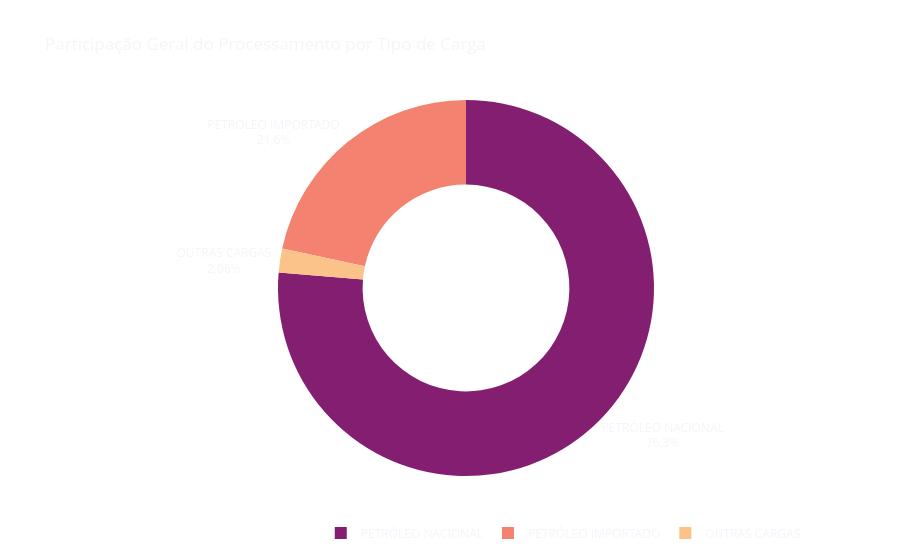

The notebook cell this image was saved under:
### Markdown cell above
## 4. Visualizações Estratégicas
A partir daqui, traduzimos os números absolutos em narrativas visuais para extração de *insights*.

### 4.1. Share de Matéria-Prima (Visão Macro)
Entendimento da dependência nacional versus importações de petróleo e uso de cargas alternativas no refino global do país.

### Code cell
df_rosca = df.groupby("materia_prima")["processado"].sum().reset_index()

fig_rosca = px.pie(
    df_rosca, 
    values='processado', 
    names='materia_prima', 
    hole=0.55,
    title='Participação Geral do Processamento por Tipo de Carga',
    template='plotly_dark',
    color='materia_prima',
    color_discrete_sequence=["#FBC28A", "#F38370", "#831E70"]
)

# OTIMIZAÇÃO DE UX: Rótulos posicionados externamente com linhas de chamada (evita sobreposição)
fig_rosca.update_traces(
    textposition='outside',
    textinfo='percent+label',
    hovertemplate=
    "<span style='color:white'><b>Matéria Prima:</b> %{label}<br><b>Volume Processado:</b> %{value:,.2f} m³<extra></extra>"
)

fig_rosca.update_layout(
    separators=",.",
    paper_bgcolor="rgba(0,0,0,0)",
    plot_bgcolor="rgba(0,0,0,0)",
    legend=dict(orientation="h", yanchor="bottom", y=-0.19, xanchor="right", x=1.12)
)

fig_rosca.show()

### Figure 1 — Plotly figure (JSON) as saved in the notebook; plotly's stock layout.template omitted (floating-point values rounded to 4 significant figures)
{"data": [{"customdata": [["OUTRAS CARGAS"], ["PETRÓLEO IMPORTADO"], ["PETRÓLEO NACIONAL"]], "domain": {"x": [0, 1], "y": [0, 1]}, "hole": 0.55, "hovertemplate": "<span style='color:white'><b>Matéria Prima:</b> %{label}<br><b>Volume Processado:</b> %{value:,.2f} m³<extra></extra>", "labels": ["OUTRAS CARGAS", "PETRÓLEO IMPORTADO", "PETRÓLEO NACIONAL"], "legendgroup": "", "marker": {"colors": ["#FBC28A", "#F38370", "#831E70"]}, "name": "", "showlegend": true, "textinfo": "percent+label", "textposition": "outside", "type": "pie", "values": [73036191, 768354475, 2709269199]}], "layout": {"legend": {"orientation": "h", "tracegroupgap": 0, "x": 1.12, "xanchor": "right", "y": -0.19, "yanchor": "bottom"}, "paper_bgcolor": "rgba(0,0,0,0)", "piecolorway": ["#FBC28A", "#F38370", "#831E70"], "plot_bgcolor": "rgba(0,0,0,0)", "separators": ",.", "title": {"text": "Participação Geral do Processamento por Tipo de Carga"}}}
